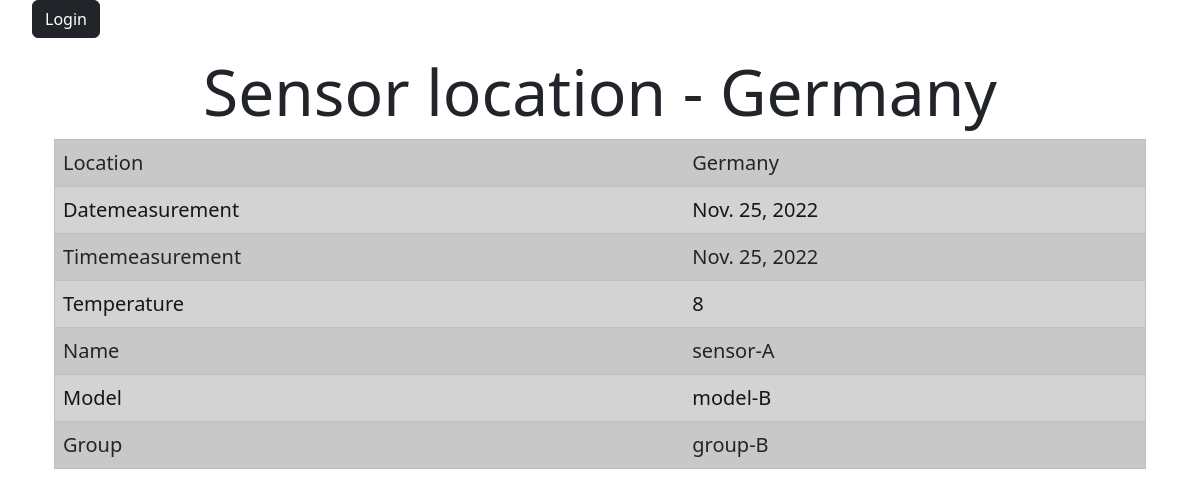
/sensors/6, run on the app's committed database.
### tempSensors/models.py (models this page shows)
class temperatureSensors(models.Model):
    location = models.CharField('Location of the sensor',
        max_length = 255, blank = False)
    dateMeasurement = models.DateField('Date of temperature measurement',
        default = datetime.date.today, blank = False)
    timeMeasurement = models.DateField('Time of temperature measurement',
        default = datetime.time, blank = False)
    temperature = models.IntegerField('Temperature',
        default = 0, blank = False)
    name = models.CharField('Sensor name',
        max_length = 50, blank = False)
    model = models.CharField('Sensor model',
        max_length = 50, blank = False)
    group = models.CharField('The group to which the sensor belongs',
        max_length = 50, blank = False)

### tempSensors/views.py (the view)
# urls.py: path('sensors/<int:id>', views.sensor_page),
def sensor_page(request, id):
    try:
        sensor = temperatureSensors.objects.get(id = id)
        sensor = [(str(k).capitalize().replace('_',''), v) for k, v in sensor.__dict__.items()]
    except ObjectDoesNotExist:
        return HttpResponse()
    return render(request, 'tempSensors/tempSensors.html', {'server': sensor[2:]})

### tempSensors/templates/tempSensors/tempSensors.html (shortened to what this page needs)
{% extends 'tempSensors/layout.html' %}
{% block content %}
<div class="container">
    <h1 class="display-3"><center>Sensor location - {{ server.0.1 }}</center></h1>
    <div class="container text-decoration-none link-secondary" style="font-size: 20px">
        <table class="table table-striped ">
        {% for param in server %}
            <tr class="alert alert-dark">
                <td>{{ param.0 }}</td>
                <td>{{ param.1 }}</td>
            </tr>
        {% endfor %}
    </table>
    </div>
</div>
{% endblock %}

### tempSensors/static/tempSensors/css/main.css (style rules this page uses)
body { background-color: rgb(200, 165, 247); }

### data on the page
temperatureSensors: location "Germany", param "Location", param "Datemeasurement", param "Nov. 25, 2022", param "Timemeasurement", param "Name", name "sensor-A", param "Model", model "model-B", param "Group", group "group-B"

### other printed values
{{ param.0 }} "Temperature"
{{ param.1 }} "8"
